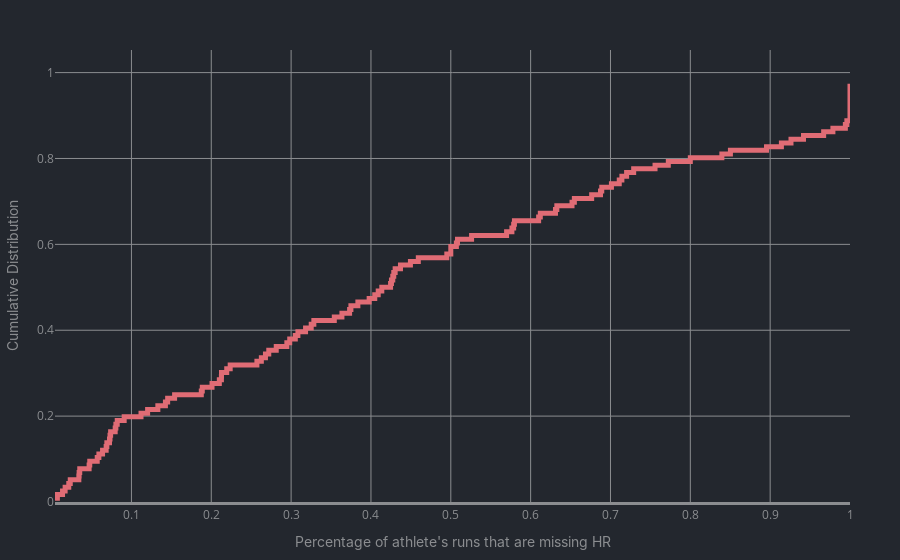

The code cell stored with this chart in its notebook:
### Code cell
my_cumulative(nullpc_per_athlete, x_name="Percentage of athlete's runs that are missing HR")
